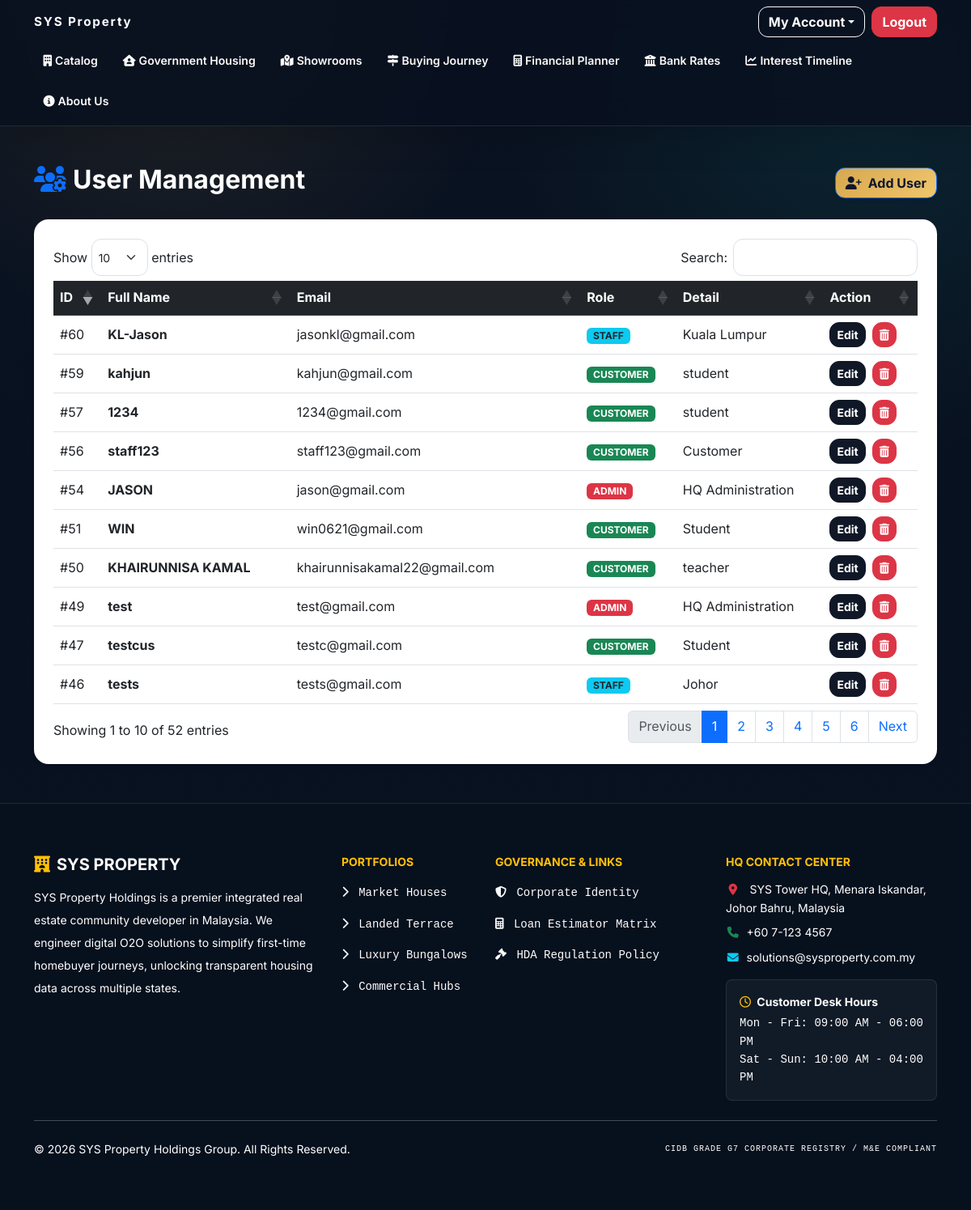
/admin/user.php (signed in), run on an earlier commit of the app's database.
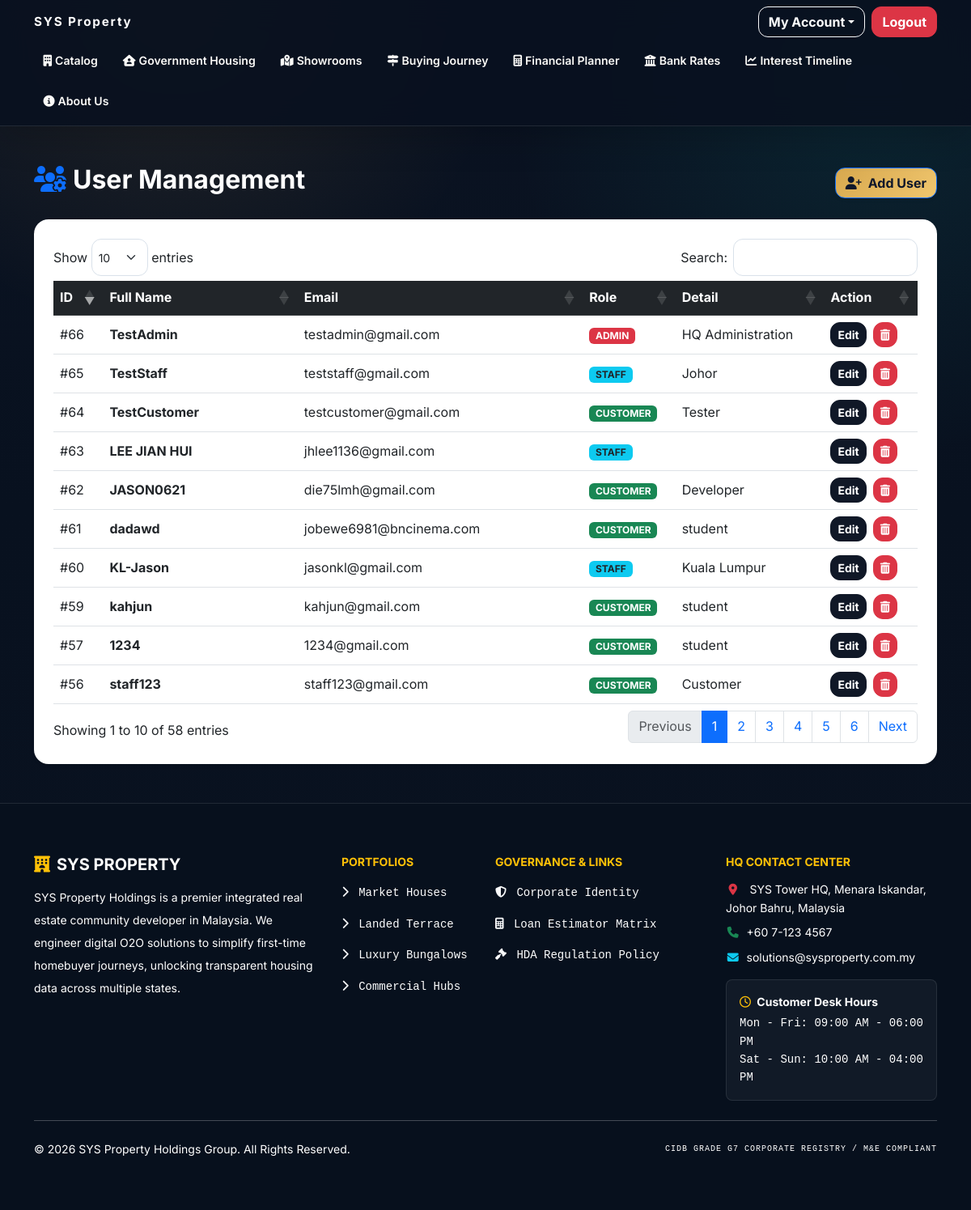
And on a later commit of the database.
### tables this page shows
CREATE TABLE `staff` (
  `staff_id` int(11) NOT NULL,
  `full_name` varchar(255) NOT NULL,
  `phone_number` varchar(20) NOT NULL,
  `assigned_state` varchar(100) NOT NULL,
  `profile_image` varchar(255) DEFAULT NULL
);

CREATE TABLE `accounts` (
  `account_id` int(11) NOT NULL,
  `email` varchar(255) NOT NULL,
  `password_hash` varchar(255) NOT NULL,
  `role` enum('CUSTOMER','STAFF','ADMIN') NOT NULL,
  `created_at` datetime DEFAULT current_timestamp()
);

CREATE TABLE `customers` (
  `customer_id` int(11) NOT NULL,
  `full_name` varchar(255) NOT NULL,
  `phone_number` varchar(20) NOT NULL,
  `marital_status` enum('SINGLE','MARRIED') NOT NULL,
  `dependents_count` int(11) NOT NULL DEFAULT 0,
  `occupation` varchar(150) NOT NULL,
  `monthly_income` decimal(10,2) NOT NULL,
  `profile_image` varchar(255) DEFAULT NULL
);

### admin/user.php (the view, shortened to what the changed rows need)
<?php
include '../includes/db_connect.php';
function table_column_exists($conn, $table, $column)
{
    try {
        $stmt = $conn->prepare("SELECT COUNT(*) AS total FROM INFORMATION_SCHEMA.COLUMNS WHERE TABLE_SCHEMA = DATABASE() AND TABLE_NAME = ? AND COLUMN_NAME = ?");
        $stmt->bind_param("ss", $table, $column);
        $stmt->execute();
        $row = $stmt->get_result()->fetch_assoc();
        return ((int)($row['total'] ?? 0)) > 0;
    } catch (Throwable $e) {
        return false;
    }
}
$admin_has_department = table_column_exists($conn, 'admins', 'department');
$admin_department_select = $admin_has_department ? "ad.department" : "'HQ Administration' AS department";
$admin_detail_expr = $admin_has_department ? "COALESCE(ad.department, 'HQ Administration')" : "'HQ Administration'";
$query = "
    SELECT
        a.account_id,
        a.email,
        a.role,
        CASE
            WHEN a.role = 'CUSTOMER' THEN COALESCE(c.full_name, s.full_name, ad.full_name)
            WHEN a.role = 'STAFF' THEN COALESCE(s.full_name, c.full_name, ad.full_name)
            ELSE COALESCE(ad.full_name, c.full_name, s.full_name)
        END AS full_name,
        COALESCE(c.phone_number, s.phone_number, '') AS phone_number,
        c.marital_status,
        c.dependents_count,
        c.occupation,
        c.monthly_income,
        s.assigned_state,
        $admin_department_select,
        CASE
            WHEN a.role = 'CUSTOMER' THEN COALESCE(c.occupation, 'Customer')
            WHEN a.role = 'STAFF' THEN COALESCE(s.assigned_state, 'Not Assigned')
            ELSE $admin_detail_expr
        END AS detail
    FROM accounts a
    LEFT JOIN customers c ON a.account_id = c.customer_id
    LEFT JOIN staff s ON a.account_id = s.staff_id
    LEFT JOIN admins ad ON a.account_id = ad.admin_id
    ORDER BY a.account_id DESC
";
$users = $conn->query($query);
include '../includes/header.php';
?>
<link rel="stylesheet" href="https://cdn.datatables.net/1.13.6/css/dataTables.bootstrap5.min.css">
<div class="container my-5">
    <div class="d-flex justify-content-between align-items-center mb-4">
        <h2 class="fw-bold text-white"><i class="fas fa-users-cog text-primary me-2"></i>User Management</h2>
    </div>
    <div class="card shadow-sm border-0 bg-white text-dark">
        <div class="card-body p-4">
            <div class="table-responsive">
                <table id="usersTable" class="table table-hover align-middle">
                    <thead class="table-dark">
                        <tr>
                            <th>ID</th>
                            <th>Full Name</th>
                            <th>Email</th>
                            <th>Role</th>
                            <th>Detail</th>
                            <th>Action</th>
                        </tr>
                    </thead>
                    <tbody>
                        <?php while ($u = $users->fetch_assoc()): ?>
                            <?php
                            $role = $u['role'];
                            $badge = 'secondary';
                            if ($role === 'ADMIN') $badge = 'danger';
                            if ($role === 'STAFF') $badge = 'info text-dark';
                            if ($role === 'CUSTOMER') $badge = 'success';
                            ?>
                            <tr>
                                <td data-order="<?php echo (int)$u['account_id']; ?>">#<?php echo (int)$u['account_id']; ?></td>
                                <td class="fw-bold"><?php echo htmlspecialchars($u['full_name'] ?? 'N/A'); ?></td>
                                <td><?php echo htmlspecialchars($u['email']); ?></td>
                                <td><span class="badge bg-<?php echo $badge; ?>"><?php echo htmlspecialchars($role); ?></span></td>
                                <td><?php echo htmlspecialchars($u['detail'] ?? 'N/A'); ?></td>
                                <td>
                                    <div class="d-flex gap-2">
                                        <button class="btn btn-sm btn-dark fw-bold" data-bs-toggle="modal" data-bs-target="#editModal<?php echo (int)$u['account_id']; ?>">
                                            Edit
                                        </button>
                                        <form method="POST" class="m-0 confirm-action-form" data-confirm-title="Remove Account" data-confirm-message="Remove this account permanently?">
                                            <button type="submit" class="btn btn-sm btn-danger" title="Remove account" <?php echo ((int)$u['account_id'] === (int)($_SESSION['account_id'] ?? 0)) ? 'disabled' : ''; ?>>
                                                <i class="fas fa-trash-alt"></i>
                                            </button>
                                        </form>
                                    </div>
                                </td>
                            </tr>
                        <?php endwhile; ?>
                    </tbody>
                </table>
            </div>
        </div>
    </div>
</div>
<?php include '../includes/footer.php'; ?>

What changed in the data, as far as the page shows it:
no longer on this page (row unchanged): customers: customer_id.account_id "54", full_name "JASON", customer_id.email "jason@gmail.com", customer_id.role "ADMIN", detail "HQ Administration"
no longer on this page (row unchanged): accounts: account_id "51", full_name "WIN", email "win0621@gmail.com", role "CUSTOMER", detail "Student"
no longer on this page (row unchanged): customers: customer_id.account_id "50", full_name "KHAIRUNNISA KAMAL", customer_id.email "khairunnisakamal22@gmail.com", customer_id.role "CUSTOMER", detail "teacher"
no longer on this page (row unchanged): customers: customer_id.account_id "49", full_name "test", customer_id.email "test@gmail.com", customer_id.role "ADMIN", detail "HQ Administration"
no longer on this page (row edited): customers: customer_id.account_id "47", full_name "testcus", customer_id.email "testc@gmail.com", customer_id.role "CUSTOMER", detail "Student"
no longer on this page (row unchanged): accounts: account_id "46", full_name "tests", email "tests@gmail.com", role "STAFF", detail "Johor"
added accounts: account_id "66", full_name "TestAdmin", email "testadmin@gmail.com", role "ADMIN", detail "HQ Administration"
added staff: staff_id.account_id "65", full_name "TestStaff", staff_id.email "teststaff@gmail.com", staff_id.role "STAFF", detail "Johor"
added customers: customer_id.account_id "64", full_name "TestCustomer", customer_id.email "testcustomer@gmail.com", customer_id.role "CUSTOMER", detail "Tester"
added accounts: account_id "63", full_name "LEE JIAN HUI", email "jhlee1136@gmail.com", role "STAFF"
added customers: customer_id.account_id "62", full_name "JASON0621", customer_id.email "die75lmh@gmail.com", customer_id.role "CUSTOMER", detail "Developer"
added customers: customer_id.account_id "61", full_name "dadawd", customer_id.email "jobewe6981@bncinema.com", customer_id.role "CUSTOMER", detail "student"
Also different on the page:
text written by a page script: "Show entries Search: Showing 1 to 10 of 52 entries Previous 1 2 3 4 5 6 Next" → "Show entries Search: Showing 1 to 10 of 58 entries Previous 1 2 3 4 5 6 Next"
